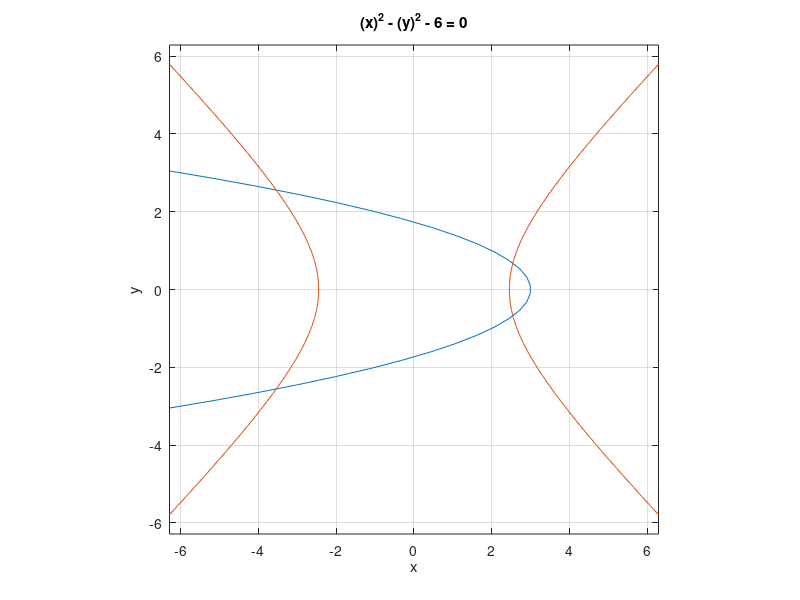

Recreate this plot in MATLAB. (Note: this script raises an error after producing the figure.)
close all
clear all
clc
ezplot(@(x,y) (x) + (y).^2 -3)
hold on
ezplot(@(x,y) (x).^2-( y).^2 -6)
axis equal
grid on

func{1}=@(x)x(1) + x(2).^2 -3;
func{2}=@(x)x(1).^2- x(2).^2 -6;

%ok
x1=newton([0.5;0.5],0.0001,1000,func)
plot(x1(1),x1(2),".k","markersize",15,"linewidth",2);

x2=newton([0.5;2],0.0001,1000,func)
plot(x2(1),x2(2),".k","markersize",15,"linewidth",2);

%ok
x3=newton([-3;-2],0.0001,1000,func)
plot(x3(1),x3(2),".k","markersize",15,"linewidth",2);

%ok
x4=newton([-2;1],0.0001,1000,func)
plot(x4(1),x4(2),".k","markersize",15,"linewidth",2);


